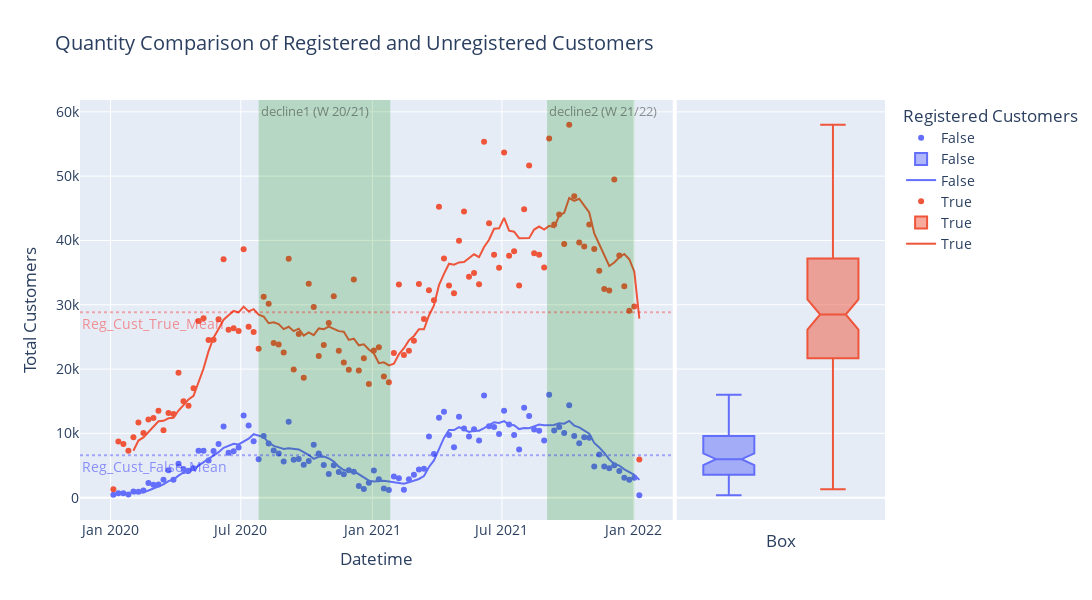

Source (notebook cell):
### Code cell
fig = px.scatter(df_w, x= "datetime", 
              y= "reg_customer", 
              title= "Quantity Comparison of Registered and Unregistered Customers",
              color= "registered_customer", 
              labels= dict(reg_customer="Total Customers", datetime="Datetime", registered_customer="Registered Customers"), 
              marginal_y = "box", 
              trendline= "rolling", 
              trendline_options= dict(window= 5, win_type="gaussian", function_args=dict(std=2)))
              #trendline= "lowess",
              #trendline_options= dict(frac= 0.2))

fig.add_vrect(x0="2020-7-26", 
              x1="2021-01-26", 
              col=1,
              annotation_text= "decline1 (W 20/21)", 
              annotation_position="top left",
              fillcolor="green", 
              opacity=0.2, 
              line_width=0,
              annotation_font_color = "black",
              annotation_font_size = 13) 

fig.add_vrect(x0="2021-09-2", 
              x1="2022-01-2", 
              col=1,
              annotation_text= "decline2 (W 21/22)", 
              annotation_position="top left",
              fillcolor="green", 
              opacity=0.2, 
              line_width=0,
              annotation_font_color = "black",
              annotation_font_size = 13)
             

fig.add_hline(y= df_w.loc[df_w.registered_customer == True].reg_customer.mean(), 
              line_dash= "dot", 
              annotation_text= "Reg_Cust_True_Mean",
              annotation_position="bottom left",
              col= 1,
              opacity = 0.3,
              line_color = "red",
              annotation_font_color = "red")

fig.add_hline(y= df_w.loc[df_w.registered_customer == False].reg_customer.mean(), 
              line_dash= "dot", 
              annotation_text= "Reg_Cust_False_Mean",
              annotation_position="bottom left",
              col= 1,
              opacity = 0.3,
              line_color = "blue",
              annotation_font_color = "blue")

fig.update_annotations(opacity= 0.4)
#fig.update_layout(template= "plotly_white")
#fig.update_layout(template= "simple_white")
#fig.update_layout(template= "plotly_dark")
fig.update_traces(showlegend=True)
fig.update_xaxes(title_text= "Box",row=1, col=2)
fig.update_layout(height= 600, width= 1470, legend=dict(groupclick="toggleitem"), font= dict(size= 14))
